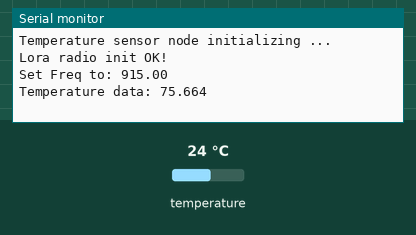
Bench run of a sketch on a simulated Arduino Uno, built with avr-gcc and run on an emulated ATmega328P. On the bench: the last lines printed to the serial monitor. The inputs (shaded band) are chosen by the test bench; at power-on: temperature 24 °C. No radio packets arrive unless stated.

Above: at 1.3 s.
1.4 s: temperature set to 12 °C
At 3.5 s:
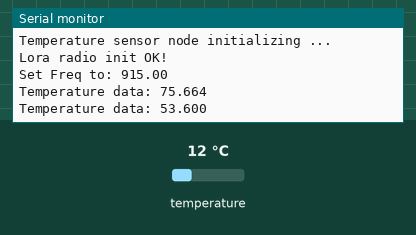
4.2 s: temperature set to 19 °C
At 5.9 s:
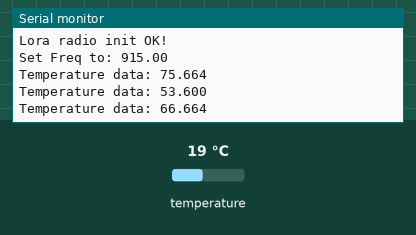
Timing chart, 0 to 7.4 s (numbered marks = the images above; inputs shaded):
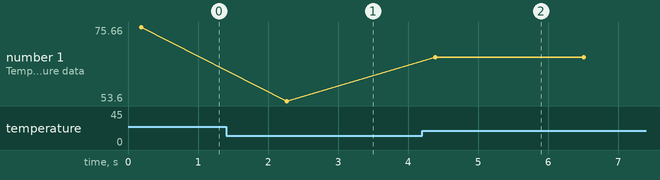

Measured:
- after the input at 1.4 s, the serial monitor: prints a new line after 0.87 s (image 1)
- after the input at 4.2 s, the serial monitor: prints a new line after 0.19 s (image 2)
- plotted number 1: 75.66 → 53.6 after the input at 1.4 s, 53.6 → 66.66 after the input at 4.2 s

The sketch:

sensor_temp_client.ino
```cpp
// Feather9x_TX
// -*- mode: C++ -*-
// Example sketch showing how to create a simple messaging client (transmitter)
// with the RH_RF95 class. RH_RF95 class does not provide for addressing or
// reliability, so you should only use RH_RF95 if you do not need the higher
// level messaging abilities.
// It is designed to work with the other example Feather9x_RX

#include <SPI.h>
#include <RHReliableDatagram.h>
#include <RH_RF95.h>

#include <Wire.h>
#include "Adafruit_MCP9808.h"

/* MCP9808 temperature sensor object */
Adafruit_MCP9808 tempsensor = Adafruit_MCP9808();

/*
 *  Configuration for Lora
 */
// Lora pins for feather32u4
#define RFM95_CS 8
#define RFM95_RST 4
#define RFM95_INT 7

/* Lora frequency must match gateway's freq! */
#define RF95_FREQ 915.0

/* Singleton instance of the radio driver */
RH_RF95 rf95(RFM95_CS, RFM95_INT);

// FIXME: These need to be a common file (or base class)
#define LORA_GATEWAY_ADDRESS 0
#define TEMP_SENSOR_ADDRESS 1

/*
 * Class to manage message delivery and receipt or Lora messages,
 * using the driver declared above
 */
RHReliableDatagram rf95_manager(rf95, TEMP_SENSOR_ADDRESS);

/*
 *  Initial setup (constructor)
 */
void setup()
{
  while (!Serial);
  Serial.begin(9600);
  delay(100);

  /*
   * This part needs refactoring to handle different kinds of sensors
   */
  Serial.println("Temperature sensor node initializing ...");

  // Make sure the temp sensor is found, you can also pass in a different i2c
  // address with tempsensor.begin(0x19) for example
  if (!tempsensor.begin()) {
    Serial.println("Couldn't find MCP9808!");
    while (1);
  }

  /*
   * Lora radio initialization
   *
   * FIXME: All of this belongs in a base class
   */
  // LoRa radio reset
  pinMode(RFM95_RST, OUTPUT);
  digitalWrite(RFM95_RST, HIGH);
  digitalWrite(RFM95_RST, LOW);
  delay(10);
  digitalWrite(RFM95_RST, HIGH);
  delay(10);

  while (!rf95_manager.init()) {
    Serial.println("Lora radio init failed");
    while (1);
  }
  Serial.println("Lora radio init OK!");

  // Defaults after init are 434.0MHz, modulation GFSK_Rb250Fd250, +13dbM
  // Defaults after init are 434.0MHz, 13dBm, Bw = 125 kHz, Cr = 4/5, Sf = 128chips/symbol, CRC on
  if (!rf95.setFrequency(RF95_FREQ)) {
    Serial.println("setFrequency failed");
    while (1);
  }
  Serial.print("Set Freq to: "); Serial.println(RF95_FREQ);

  // The default transmitter power is 13dBm, using PA_BOOST.
  // If you are using RFM95/96/97/98 modules which uses the PA_BOOST transmitter pin, then
  // you can set transmitter powers from 5 to 23 dBm:
  rf95.setTxPower(23, false);

  rf95_manager.setRetries(5);
}

// Dont put this on the stack:
uint8_t buf[RH_RF95_MAX_MESSAGE_LEN];

/*
 * main loop
 */
void loop() {
  float temperature = 0;

  readTemperature(&temperature);

  /* Format temperature into ascii */
  int frac;
  frac = (unsigned int)(temperature * 1000) % 1000; //get three numbers to the right of the deciaml point

  // First, add the integer part of the value
  memset(&buf, sizeof(buf), 0);
  itoa((int)temperature, (char *)&buf, 10); // buf will be null terminated by itoa

  // Now add fractional part
  strcat((char *)&buf, ".");
  itoa(frac, (char *)&buf[strlen((char *)&buf)], 10); //put the frac after the deciaml

  Serial.print("Temperature data: "); Serial.println((char *)buf);

  // Send the data to gateway, wait for ack (with retries)
  if (!rf95_manager.sendtoWait(buf, sizeof(buf), LORA_GATEWAY_ADDRESS)){
    Serial.print("Failed to send packet to gateway: ");
    Serial.println((char *)buf);
  }

  /*
   * FIXME:
   * (1) likely want this configurable
   * (2) Likely want to reduce this if the temperature changes drastically
   *     between subsequent measurements
   */
  delay(2000);
}

/*
 * Read temperature
 *
 * FIXME:
 * Likely should be a private or protected in a temp specific child sensor class
 */
uint8_t readTemperature(float * pTemperature) {

  //Serial.println("wake up MCP9808.... "); // wake up MSP9808 - power consumption ~200 mikro Ampere
  //tempsensor.wake();   // wake up, ready to read!

  // Read and print out the temperature, then convert to *F
  float c = tempsensor.readTempC();
  float f = c * 9.0 / 5.0 + 32;
  //  Serial.print("Temp: "); Serial.print(c); Serial.print("*C\t");
  //  Serial.print(f); Serial.println("*F");

  //Serial.println("Shutdown MCP9808.... ");
  //tempsensor.shutdown(); // shutdown MSP9808 - power consumption ~0.1 mikro Ampere

  *pTemperature = f;
  return 0;
}
```
